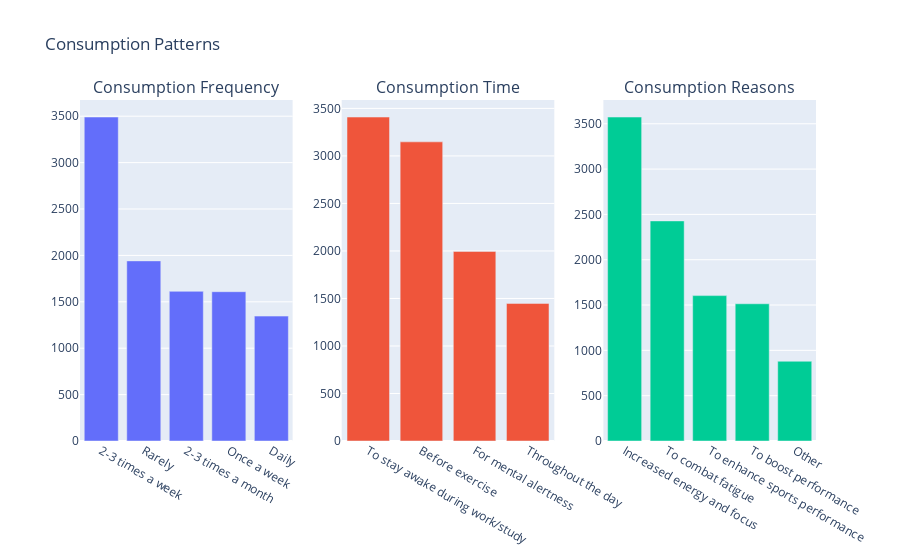

This figure's notebook cell:
### Code cell
# Consumption Patterns
consumption_freq = data['Consume_frequency'].value_counts()
consume_time = data['Consume_time'].value_counts()
consume_reason = data['Consume_reason'].value_counts()

# Visualization
fig = make_subplots(rows=1, cols=3, subplot_titles=('Consumption Frequency', 'Consumption Time', 'Consumption Reasons'))

fig.add_trace(go.Bar(x=consumption_freq.index, y=consumption_freq.values, name='Consumption Frequency'), row=1, col=1)
fig.add_trace(go.Bar(x=consume_time.index, y=consume_time.values, name='Consumption Time'), row=1, col=2)
fig.add_trace(go.Bar(x=consume_reason.index, y=consume_reason.values, name='Consumption Reasons'), row=1, col=3)

fig.update_layout(title_text='Consumption Patterns', showlegend=False)
fig.show()

### Figure 1 — Plotly figure (JSON) as saved in the notebook; plotly's stock layout.template omitted (floating-point values rounded to 4 significant figures)
{"data": [{"name": "Consumption Frequency", "type": "bar", "x": ["2-3 times a week", "Rarely", "2-3 times a month", "Once a week", "Daily"], "xaxis": "x", "y": [3491, 1941, 1613, 1609, 1346], "yaxis": "y"}, {"name": "Consumption Time", "type": "bar", "x": ["To stay awake during work/study", "Before exercise", "For mental alertness", "Throughout the day"], "xaxis": "x2", "y": [3409, 3148, 1995, 1448], "yaxis": "y2"}, {"name": "Consumption Reasons", "type": "bar", "x": ["Increased energy and focus", "To combat fatigue", "To enhance sports performance", "To boost performance", "Other"], "xaxis": "x3", "y": [3574, 2428, 1604, 1514, 880], "yaxis": "y3"}], "layout": {"annotations": [{"font": {"size": 16}, "showarrow": false, "text": "Consumption Frequency", "x": 0.1444, "xanchor": "center", "xref": "paper", "y": 1, "yanchor": "bottom", "yref": "paper"}, {"font": {"size": 16}, "showarrow": false, "text": "Consumption Time", "x": 0.5, "xanchor": "center", "xref": "paper", "y": 1, "yanchor": "bottom", "yref": "paper"}, {"font": {"size": 16}, "showarrow": false, "text": "Consumption Reasons", "x": 0.8556, "xanchor": "center", "xref": "paper", "y": 1, "yanchor": "bottom", "yref": "paper"}], "showlegend": false, "title": {"text": "Consumption Patterns"}, "xaxis": {"anchor": "y", "domain": [0, 0.2889]}, "xaxis2": {"anchor": "y2", "domain": [0.3556, 0.6444]}, "xaxis3": {"anchor": "y3", "domain": [0.7111, 1]}, "yaxis": {"anchor": "x", "domain": [0, 1]}, "yaxis2": {"anchor": "x2", "domain": [0, 1]}, "yaxis3": {"anchor": "x3", "domain": [0, 1]}}}
